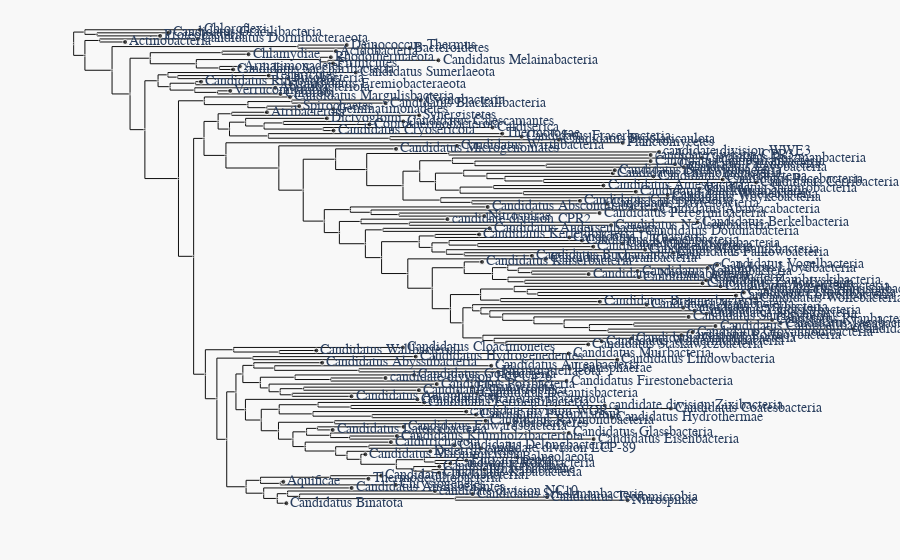

Notebook cell for this chart:
### Code cell
fig = jw_draw_tree.create_tree(renamed_pruned_tree,data_dict, label_mode='markers+text',
                              t_node_size=5,height=1800)
go.Figure(fig)
